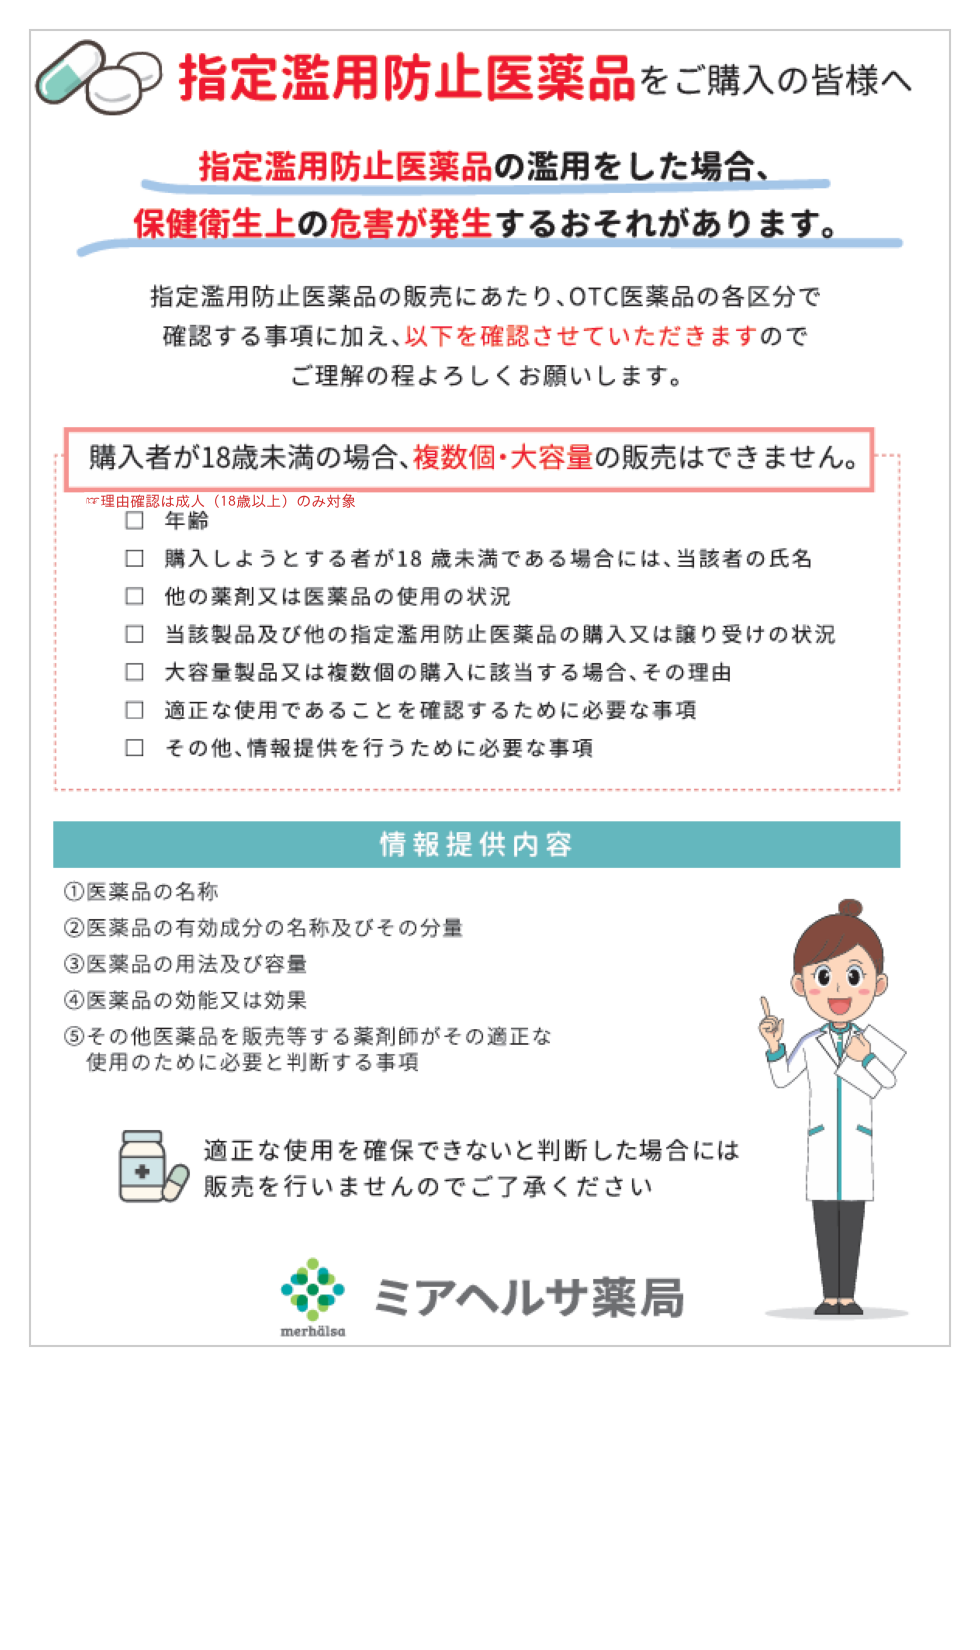

Here is the Python script that generated this plot:
import matplotlib.pyplot as plt
import matplotlib.patches as patches
import matplotlib.image as mpimg
import japanize_matplotlib

IMG_POSTER1 = "ref_poster_kounyusha.png"
RED = "#d32f2f"
INK = "#1a1a1a"

# 本番と同じ比率・1コマ幅で検証
LOGICAL_W, LOGICAL_H = 32.67, 55.0
fig, ax = plt.subplots(figsize=(3.267, 5.5))
ax.set_position([0, 0, 1, 1])
ax.set_xlim(0, LOGICAL_W)
ax.set_ylim(0, LOGICAL_H)
ax.axis("off")
fig.canvas.draw()

_meas_fig, _meas_ax = plt.subplots(figsize=(3.267, 5.5))
_meas_ax.set_xlim(0, LOGICAL_W)
_meas_ax.set_ylim(0, LOGICAL_H)
_meas_ax.axis("off")
_meas_fig.canvas.draw()


def text_width(text, fontsize, weight="normal"):
    t = _meas_ax.text(0, -200, text, fontsize=fontsize, fontweight=weight, ha="left", va="center")
    _meas_fig.canvas.draw()
    bbox = t.get_window_extent(renderer=_meas_fig.canvas.get_renderer())
    inv = _meas_ax.transData.inverted()
    (x0, _), (x1, _) = inv.transform([[bbox.x0, bbox.y0], [bbox.x1, bbox.y1]])
    t.remove()
    return x1 - x0


def wrap_to_width(text, fontsize, max_width):
    lines, cur = [], ""
    for ch in text:
        trial = cur + ch
        if cur and text_width(trial, fontsize) > max_width:
            lines.append(cur)
            cur = ch
        else:
            cur = trial
    if cur:
        lines.append(cur)
    return lines


x, w = 1.0, 30.67
img = mpimg.imread(IMG_POSTER1)
img_h_px, img_w_px = img.shape[0], img.shape[1]
aspect = img_w_px / img_h_px
img_w = w
img_h = img_w / aspect
img_x0, img_y1 = x, LOGICAL_H - 1.0
img_y0 = img_y1 - img_h
ax.imshow(img, extent=[img_x0, img_x0 + img_w, img_y0, img_y1], zorder=2)
ax.add_patch(patches.Rectangle((img_x0, img_y0), img_w, img_h, fill=False, edgecolor="#cccccc", linewidth=0.5, zorder=3))

# --- 赤枠とチェックリストの間の細い隙間に、注釈を1つだけ書き込む ---
# 「複数個・大容量の理由を聞けるのは18歳以上が前提」という、赤枠の文言だけでは
# 伝わりにくい点を補足する。他の箇所（第一声・法的根拠等）は見れば分かるため省略。
note_y = img_y1 - 0.358 * img_h
ax.text(img_x0 + img_w * 0.06, note_y, "☞理由確認は成人（18歳以上）のみ対象",
        fontsize=3.5, fontweight="bold", ha="left", va="center",
        color=RED, fontstyle="italic", zorder=4,
        bbox=dict(boxstyle="round,pad=0.1", facecolor="white", edgecolor="none", alpha=0.85))

plt.close(_meas_fig)
fig.savefig("scratch_poster1_test3.png", dpi=300)
plt.close(fig)
print("done")
